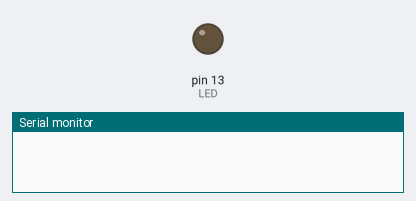
This sketch was run on a simulated Arduino Uno, built with avr-gcc and run on an emulated ATmega328P. Parts: output pins drawn as LEDs (lit = HIGH), the last lines printed to the serial monitor.

Above: at 1.5 s.
At 7.2 s:
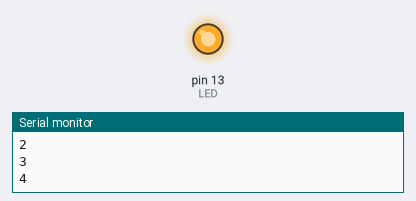
Timing chart, 0 to 10.4 s (numbered marks = the images above):
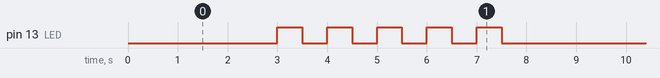

Measured:
- by itself, pin 13 (LED): repeats every 8.0 s: 4 × (LOW 0.50 s, HIGH 0.50 s), LOW 3.5 s, HIGH 0.50 s
- by itself, everything shown: repeats every 8.0 s, in 10 steps

The sketch:

while.ino
```cpp
/* FECHA:06/04/2020
 * AUTOR: Elías Montenegro Ramos
 * DESCRIPCIÓN DEL PROGRAMA: While.
*/


int LED =13; // Creamos la variable LED en el pin 13 de la ´placa.

void setup()
{
   Serial.begin(9600); // habilitamos el puerto a 9600
   pinMode(LED, OUTPUT); // Definimos el puerto 13 como salida.
}

   void loop()
{
   digitalWrite (LED, 0); // Enciende el LED.
   delay (3000);
     int X =0;
     while (X<5)
     {
           Serial.println(X); // Vemosa l abrie el monitor como se incrementa X
           digitalWrite (LED, 1); // Enciende el LED.
           delay(500);
           digitalWrite (LED, 0); // Enciende el LED.
           delay(500);
           X++;  // Se incrementa X
     }
}

  // Hay unos trucos importantes   para visualizar las variables.
  // Ojo con los incrementos.
```
